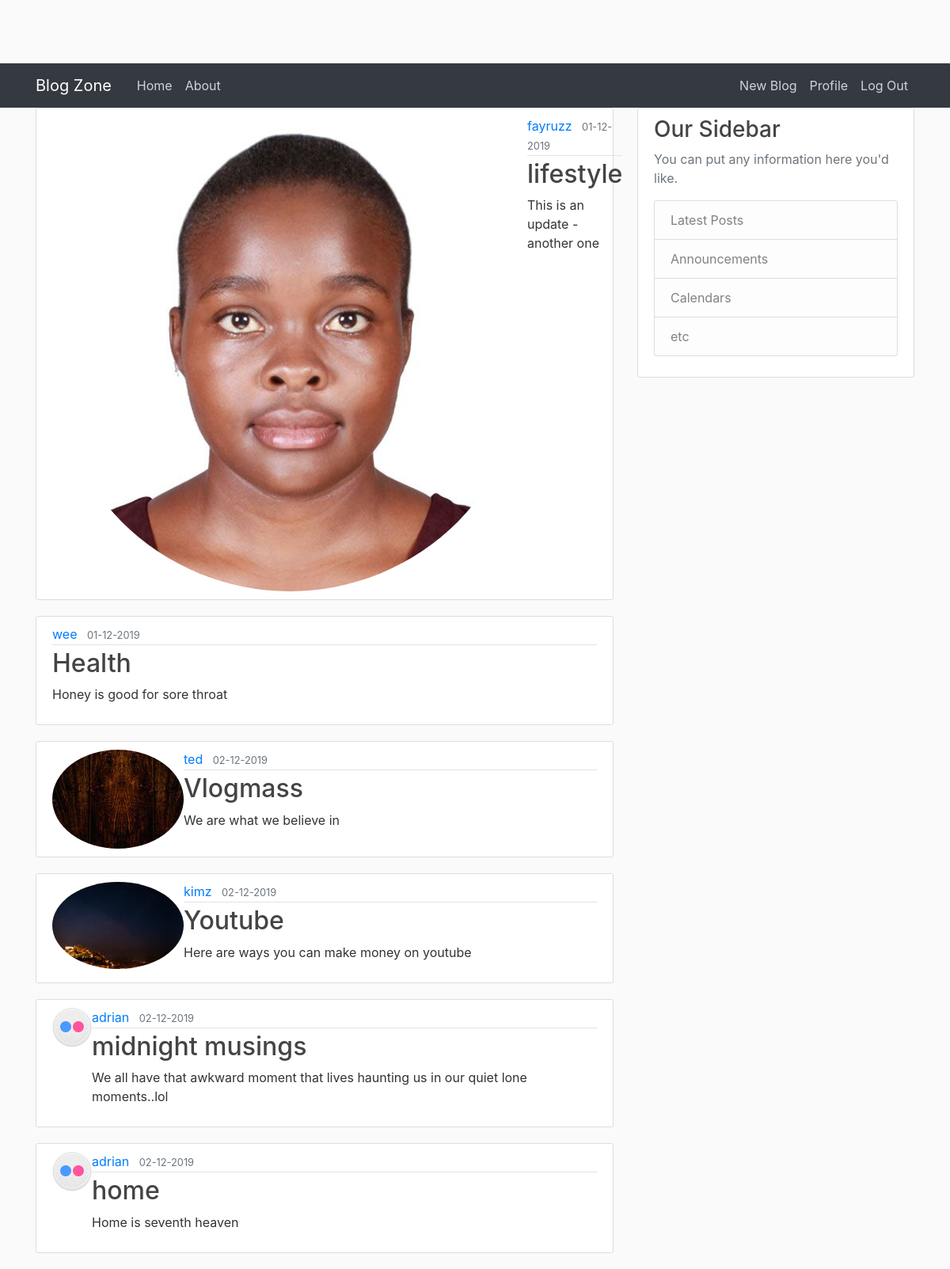
Screenshot of / (signed in) with the database file from the repository.
### app/models.py (models this page shows, shortened)
class Post(db.Model):
  id =db.Column(db.Integer,primary_key= True)
  title =db.Column(db.String(100),nullable= False)
  date_posted =db.Column(db.DateTime,nullable= False,default=datetime.utcnow)
  content =db.Column(db.Text,nullable= False)
  user_id= db.Column(db.Integer,db.ForeignKey('user.id'),nullable=False)

class User(db.Model,UserMixin):
  id =db.Column(db.Integer,primary_key= True)
  email =db.Column(db.String(100),unique= True,nullable= False)
  username =db.Column(db.String(100),unique= True,nullable= False)
  image_file =db.Column(db.String(100),nullable= False, default="default.jpeg")
  password =db.Column(db.String(100),nullable= False)
  posts =db.relationship('Post',backref= 'author',lazy=True)

### app/main/views.py (the view)
@main.route('/')
def index():
  posts=Post.query.all()
  return render_template('index.html',posts = posts )

### app/models.py (called while the page is built)
@login_manager.user_loader
def load_user(user_id):
  return User.query.get(int(user_id))

### app/templates/index.html
{%extends "base.html"%}
{% block content %}
    {% for post in posts %}
    <article class="media content-section">
      <img class="rounded-circle" src="{{url_for('static',filename='profile_pics.jpg/'+ post.author.image_file)}}" alt="">
        <div class="media-body">
          <div class="article-metadata">
            <a class="mr-2" href="#">{{ post.author.username }}</a>
            <small class="text-muted">{{ post.date_posted.strftime('%d-%m-%Y')}}</small>
          </div>
          <h2><a class="article-title" href="{{url_for('posts.blog',post_id=post.id)}}">{{ post.title }}</a></h2>
          <p class="article-content">{{ post.content }}</p>
        </div>
      </article>  {% endfor %}
{% endblock %}

### app/static/styles.css (style rules this page uses)
body { background: #fafafa; color: #333333; margin-top: 5rem; }
h1, h2, h3, h4, h5, h6 { color: #444444; }
.content-section { background: #ffffff; padding: 10px 20px; border: 1px solid #dddddd; border-radius: 3px; margin-bottom: 20px; }
.article-title { color: #444444; }
.article-content { white-space: pre-line; }
.article-metadata { padding-bottom: 1px; margin-bottom: 4px; border-bottom: 1px solid #e3e3e3 }

### rows the page displays
Post: image_file (picture), author.username "fayruzz", date_posted "01-12-2019", title "lifestyle", content "This is an update -another one"
Post: author.username "wee", date_posted "01-12-2019", title "Health", content "Honey is good for sore throat"
Post: image_file (picture), author.username "ted", date_posted "02-12-2019", title "Vlogmass", content "We are what we believe in"
Post: image_file (picture), author.username "kimz", date_posted "02-12-2019", title "Youtube", content "Here are ways you can make money on youtube"
Post: image_file (picture), author.username "adrian", date_posted "02-12-2019", title "midnight musings", content "We all have that awkward moment that lives haunting us in our quiet lone moments..lol"
Post: image_file (picture), author.username "adrian", date_posted "02-12-2019", title "home", content "Home is seventh heaven"
